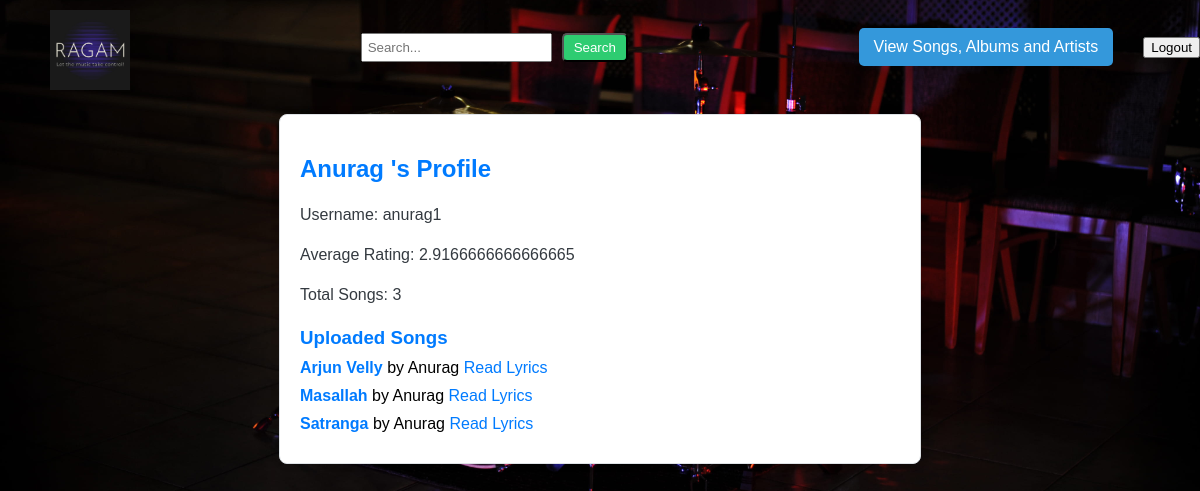
Page /view_acreator_profile/1 on the committed database.
### models.py (models this page shows)
class User(db.Model):
    id = db.Column(db.Integer, primary_key=True)
    username = db.Column(db.String(80), unique=True, nullable=False)
    password = db.Column(db.String(100), nullable=False)
    name = db.Column(db.String(100), nullable=True)
    role = db.Column(db.String(20), nullable=False)
    is_creator = db.Column(db.Boolean, default=False)
    playlists = relationship('Playlist', backref='user', lazy=True)
    blacklist = db.Column(db.Boolean, default=False)

class Song(db.Model):
    id = db.Column(db.Integer, primary_key=True)
    title = db.Column(db.String(255), nullable=False)
    lyrics = db.Column(db.Text, nullable=True)
    duration = db.Column(db.String(20), nullable=False)
    date_created = db.Column(db.DateTime, default=db.func.current_timestamp())
    artist = db.Column(db.String(100))
    file_path = db.Column(db.String(255), nullable=False)
    playlists = relationship('Playlist', secondary='playlist_song', back_populates='songs')
    genre = db.Column(db.String(20))
    flag = db.Column(db.Boolean, default=False)  # Add this line for genre
    album_id = db.Column(db.Integer, ForeignKey('album.id'), nullable=True)  # Add this line for album
    album = relationship('Album', back_populates='songs', lazy=True)
    @property
    def average_rating(self):
        if self.ratings:
            ratings = [rating.rating for rating in self.ratings]
            if ratings:
                return sum(ratings) / len(ratings)
        return 0.0

### routes.py (the view)
@app.route('/view_acreator_profile/<int:creator_id>')
def view_acreator_profile(creator_id):
    creator = User.query.get(creator_id)
    if not creator:
        flash('Creator not found.', 'error')
        return redirect(url_for('songs_and_albums'))
    creator_songs = Song.query.filter_by(artist=creator.name).all()
    total_ratings = sum(song.average_rating for song in creator_songs)
    average_rating = total_ratings / len(creator_songs) if len(creator_songs) > 0 else 0.0
    total_songs = len(creator_songs)
    return render_template('acreatorprofile.html',
                           creator=creator,
                           total_songs=total_songs,
                           average_rating=average_rating,
                           uploaded_songs=creator_songs)

### templates/acreatorprofile.html (shortened to what this page needs)
{% extends "admin_base.html" %}
{% block content %}
<div class="admin-content" style="max-width: 600px; margin: 20px auto; padding: 20px; background-color: #ffffff; border: 1px solid #dee2e6; border-radius: 8px; box-shadow: 0 0 10px rgba(0, 0, 0, 0.1);">
    <h2>{{ creator.name }}'s Profile</h2>
    <p>Username: {{ creator.username }}</p>
    <p>Average Rating: {{ average_rating }}</p>
    <p>Total Songs: {{ total_songs }}</p>
    <h3>Uploaded Songs</h3>
    <ul>
        {% for song in uploaded_songs %}
            <li>
                <strong>{{ song.title }}</strong> by {{ song.artist }}
                <a href="{{ url_for('aread_lyrics', song_id=song.id) }}" style="color: #007bff; text-decoration: none;">Read Lyrics</a>
            </li>
        {% endfor %}
    </ul>
</div>
{% endblock %}

### templates/admin_base.html (style rules this page uses)
body { font-family: Arial, sans-serif; background-image: url(/static/wallpaperflare.com_wallpaper.jpg); background-size: cover; background-position: center; margin: 0; padding: 0; }

### templates/acreatorprofile.html (style rules this page uses)
h2 { color: #007bff; margin-bottom: 20px; }
p { margin-bottom: 10px; line-height: 1.5; color: #343a40; }
strong { color: #007bff; }
h3 { color: #007bff; margin-top: 20px; margin-bottom: 10px; }
ul { list-style: none; padding: 0; margin: 0; }
li { margin-bottom: 10px; }
a { color: #007bff; text-decoration: none; }

### rows in the picture
User: name "Anurag", username "anurag1"
Song: title "Arjun Velly", artist "Anurag"
Song: title "Masallah", artist "Anurag"
Song: title "Satranga", artist "Anurag"

### other values in the picture
{{ average_rating }} "2.9166666666666665"
{{ total_songs }} "3"
